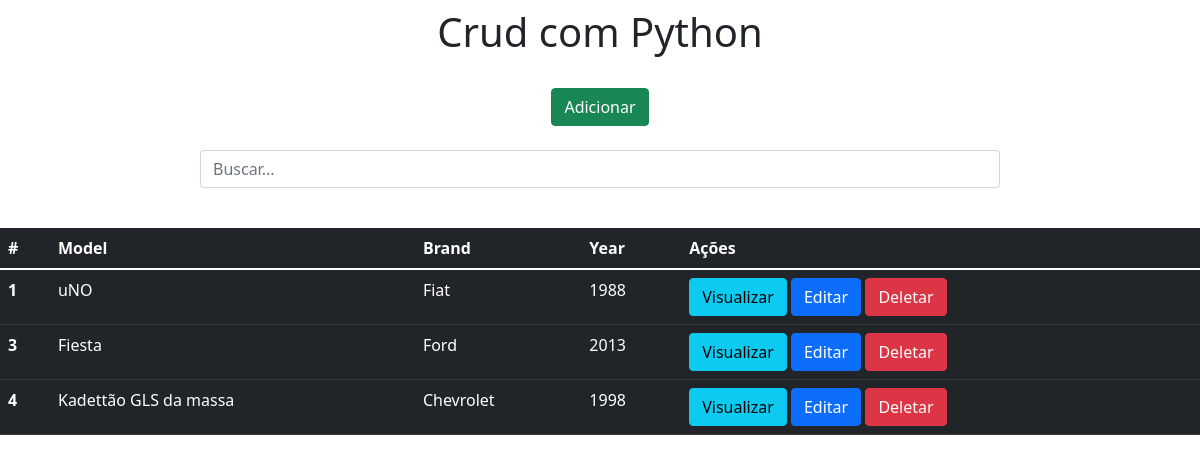
The app's page /, older data.
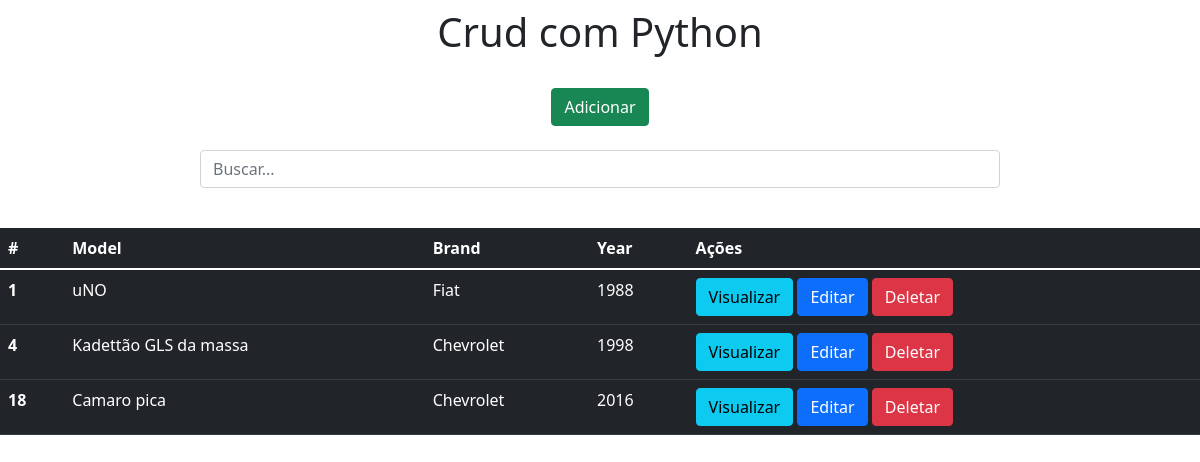
The same page, newer data.
### app/models.py (models this page shows)
class Carros(models.Model):
    model = models.CharField(max_length=150)
    brand = models.CharField(max_length=100)
    year = models.IntegerField()

### app/views.py (the view)
# urls.py: 2. Add a URL to urlpatterns:  path('', views.home, name='home')
def home(request):
    data = {}
    search = request.GET.get('search')
    if search:
        data['db'] = Carros.objects.filter(model__icontains=search)
    else:
        data['db'] = Carros.objects.all()
    return render(request, 'index.html', data)

### app/templates/index.html (shortened to what this page needs)
<!DOCTYPE html>
<html lang="pt-br">
<head>
    <link rel="stylesheet" href="https://cdn.jsdelivr.net/npm/bootstrap@5.1.3/dist/css/bootstrap.min.css" rel="stylesheet">
</head>
<body>
    <div class="col-8 m-auto pt-2 pb-2 text-center">
        <h1>Crud com Python</h1>
    </div>
    <div class="col-8 m-auto pt-3 pb-2 text-center">
        <a href="/form" class="btn btn-success">Adicionar</a>
    </div>
    <div class="col-8 m-auto pt-3 pb-2 text-center">
      <form method="get">
        <input type="text" id="search" name="search" class="form-control" placeholder="Buscar...">
      </form>
    </div>
    <div class="col-8 m-auto pt-4 pb-2  text-center">
    </div>
    <table class="table table-dark">
        <thead>
          <tr>
            <th scope="col">#</th>
            <th scope="col">Model</th>
            <th scope="col">Brand</th>
            <th scope="col">Year</th>
            <th scope="col">Ações</th>
          </tr>
        </thead>
        <tbody>
          {% for dbs in db %}
          <tr>
            <th>{{dbs.id}}</th>
            <td>{{dbs.model}}</td>
            <td>{{dbs.brand}}</td>
            <td>{{dbs.year}}</td>
            <td>
              <a href="/view/{{dbs.id}}/" class='btn btn-info'>Visualizar</a>
              <a href="/edit/{{dbs.id}}/" class="btn btn-primary">Editar</a>
              <a href="/delete/{{dbs.id}}/" class="btn btn-danger btnDel">Deletar</a>
            </td>
          </tr>
          {% endfor %}
        </tbody>
      </table>
  {% load static %}
</body>
</html>

Row changes from the older to the newer data that the page shows:
removed Carros: id "3", model "Fiesta", brand "Ford", year "2013"
added Carros: id "18", model "Camaro pica", brand "Chevrolet", year "2016"
